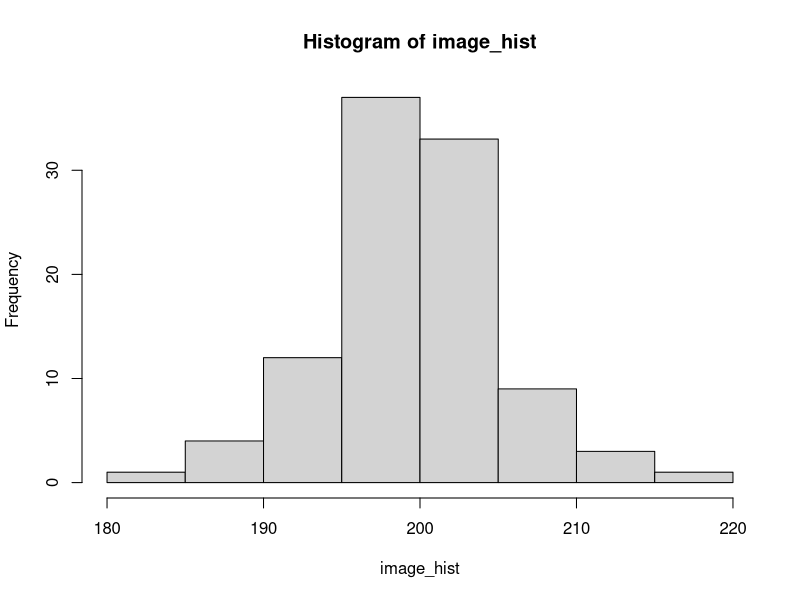
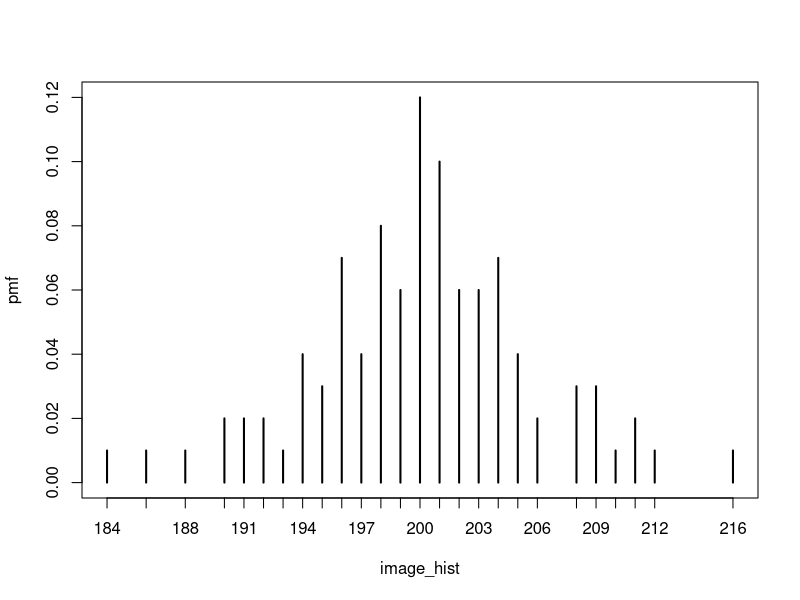
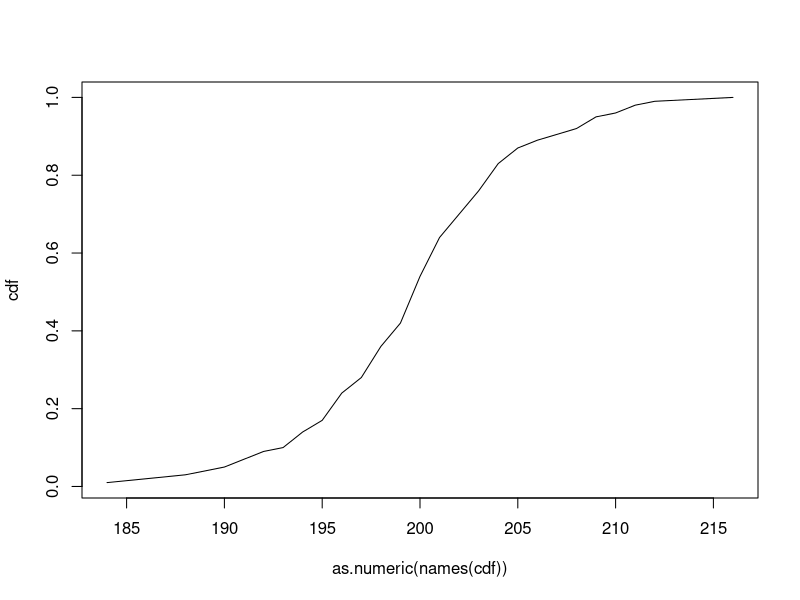
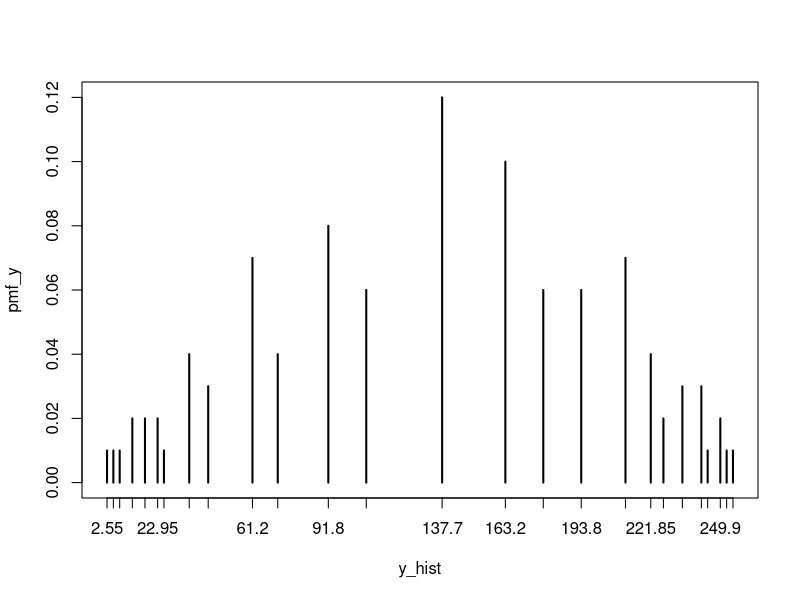
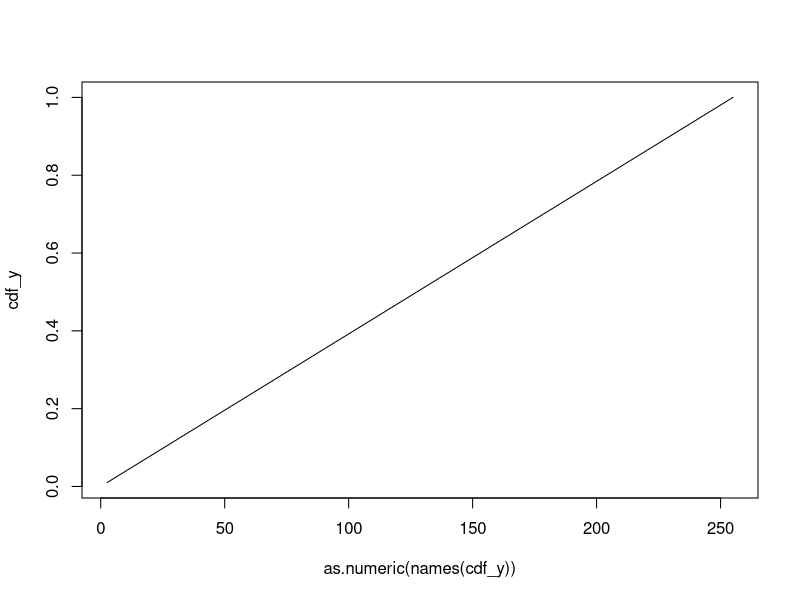
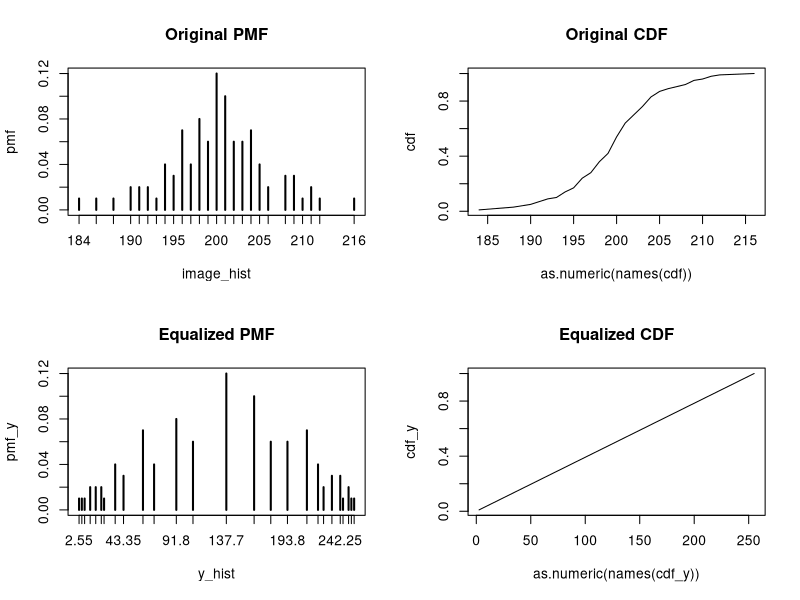

R code for these plots, in order:
#histogram equalization example
set.seed(2020)
image_hist<-floor(rnorm(100, mean=200, sd=5))
length(image_hist)
head(image_hist)
hist(image_hist)

#pmf values
pmf<-table(image_hist)/100

#cdf values
cdf<-cumsum(pmf)

#plot pmf
plot(pmf)
#plot cdf
plot(y=cdf, x=as.numeric(names(cdf)), type='l')

############
# histogram equalized image
############
#y_hist<-floor(255*(cdf[as.character(image_hist)]))
y_hist<-(255*(cdf[as.character(image_hist)]))

#pmf values
pmf_y<-table(y_hist)/100

#cdf values
cdf_y<-cumsum(pmf_y)

#plot pmf
plot(pmf_y)
#plot cdf
plot(y=cdf_y, x=as.numeric(names(cdf_y)), type='l')

#putting it all together
par(mfrow=c(2, 2))
#plot pmf
plot(pmf, main="Original PMF")
#plot cdf
plot(y=cdf, x=as.numeric(names(cdf)), type='l', main="Original CDF")
#plot pmf
plot(pmf_y, main="Equalized PMF")
#plot cdf
plot(y=cdf_y, x=as.numeric(names(cdf_y)), type='l', main="Equalized CDF")

#
